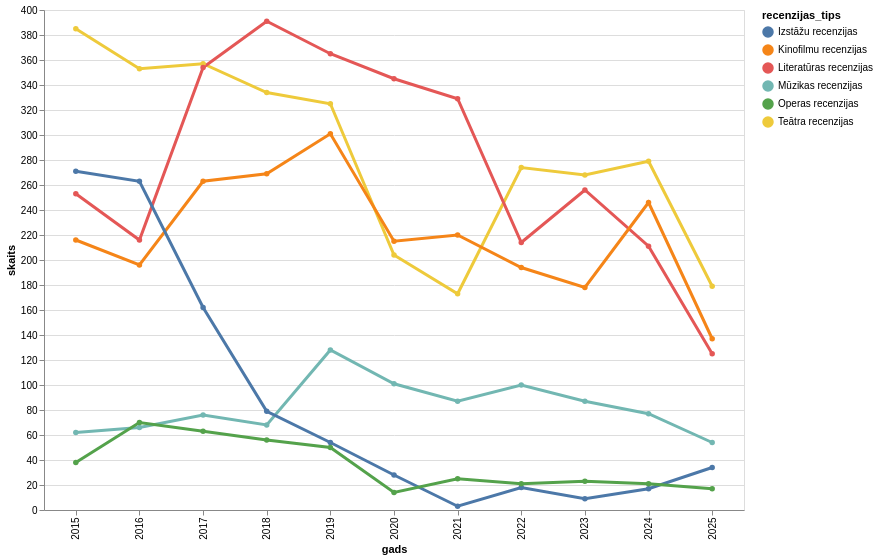

This figure's notebook cell:
### Code cell
# Line chart showing time series trends for each review type
line_chart = alt.Chart(time_series.query("gads >= 2015")).mark_line(
    strokeWidth=3,
    point=True
).encode(
    x=alt.X(
        'gads:O', 
        # title='gads',
        scale=alt.Scale(zero=False)
    ),
    y=alt.Y('skaits:Q', 
            scale=alt.Scale(zero=False)),
    color=alt.Color('recenzijas_tips:N'),
    # strokeDash=alt.StrokeDash('recenzijas_tips:N'),
    tooltip=['gads:O', 'skaits:Q', 'recenzijas_tips:N']
).properties(
    width=700,
    height=500,
).interactive()

line_chart

### Figure 1 — Vega-Lite specification as saved in the notebook (floating-point values rounded to 4 significant figures)
{"config": {"view": {"continuousWidth": 300, "continuousHeight": 300}}, "data": {"name": "data-976fa2577b67603c78e62150436b9872"}, "mark": {"type": "line", "point": true, "strokeWidth": 3}, "encoding": {"color": {"field": "recenzijas_tips", "type": "nominal"}, "tooltip": [{"field": "gads", "type": "ordinal"}, {"field": "skaits", "type": "quantitative"}, {"field": "recenzijas_tips", "type": "nominal"}], "x": {"field": "gads", "scale": {"zero": false}, "type": "ordinal"}, "y": {"field": "skaits", "scale": {"zero": false}, "type": "quantitative"}}, "height": 500, "params": [{"name": "param_14", "select": {"type": "interval", "encodings": ["x", "y"]}, "bind": "scales"}], "width": 700, "$schema": "https://vega.github.io/schema/vega-lite/v5.20.1.json", "datasets": {"data-976fa2577b67603c78e62150436b9872": [{"gads": 2015, "skaits": 385, "recenzijas_tips": "Teātra recenzijas"}, {"gads": 2016, "skaits": 353, "recenzijas_tips": "Teātra recenzijas"}, {"gads": 2017, "skaits": 357, "recenzijas_tips": "Teātra recenzijas"}, {"gads": 2018, "skaits": 334, "recenzijas_tips": "Teātra recenzijas"}, {"gads": 2019, "skaits": 325, "recenzijas_tips": "Teātra recenzijas"}, {"gads": 2020, "skaits": 204, "recenzijas_tips": "Teātra recenzijas"}, {"gads": 2021, "skaits": 173, "recenzijas_tips": "Teātra recenzijas"}, {"gads": 2022, "skaits": 274, "recenzijas_tips": "Teātra recenzijas"}, {"gads": 2023, "skaits": 268, "recenzijas_tips": "Teātra recenzijas"}, {"gads": 2024, "skaits": 279, "recenzijas_tips": "Teātra recenzijas"}, {"gads": 2025, "skaits": 179, "recenzijas_tips": "Teātra recenzijas"}, {"gads": 2015, "skaits": 253, "recenzijas_tips": "Literatūras recenzijas"}, {"gads": 2016, "skaits": 216, "recenzijas_tips": "Literatūras recenzijas"}, {"gads": 2017, "skaits": 354, "recenzijas_tips": "Literatūras recenzijas"}, {"gads": 2018, "skaits": 391, "recenzijas_tips": "Literatūras recenzijas"}, {"gads": 2019, "skaits": 365, "recenzijas_tips": "Literatūras recenzijas"}, {"gads": 2020, "skaits": 345, "recenzijas_tips": "Literatūras recenzijas"}, {"gads": 2021, "skaits": 329, "recenzijas_tips": "Literatūras recenzijas"}, {"gads": 2022, "skaits": 214, "recenzijas_tips": "Literatūras recenzijas"}, {"gads": 2023, "skaits": 256, "recenzijas_tips": "Literatūras recenzijas"}, {"gads": 2024, "skaits": 211, "recenzijas_tips": "Literatūras recenzijas"}, {"gads": 2025, "skaits": 125, "recenzijas_tips": "Literatūras recenzijas"}, {"gads": 2015, "skaits": 216, "recenzijas_tips": "Kinofilmu recenzijas"}, {"gads": 2016, "skaits": 196, "recenzijas_tips": "Kinofilmu recenzijas"}, {"gads": 2017, "skaits": 263, "recenzijas_tips": "Kinofilmu recenzijas"}, {"gads": 2018, "skaits": 269, "recenzijas_tips": "Kinofilmu recenzijas"}, {"gads": 2019, "skaits": 301, "recenzijas_tips": "Kinofilmu recenzijas"}, {"gads": 2020, "skaits": 215, "recenzijas_tips": "Kinofilmu recenzijas"}, {"gads": 2021, "skaits": 220, "recenzijas_tips": "Kinofilmu recenzijas"}, {"gads": 2022, "skaits": 194, "recenzijas_tips": "Kinofilmu recenzijas"}, {"gads": 2023, "skaits": 178, "recenzijas_tips": "Kinofilmu recenzijas"}, {"gads": 2024, "skaits": 246, "recenzijas_tips": "Kinofilmu recenzijas"}, {"gads": 2025, "skaits": 137, "recenzijas_tips": "Kinofilmu recenzijas"}, {"gads": 2015, "skaits": 62, "recenzijas_tips": "Mūzikas recenzijas"}, {"gads": 2016, "skaits": 66, "recenzijas_tips": "Mūzikas recenzijas"}, {"gads": 2017, "skaits": 76, "recenzijas_tips": "Mūzikas recenzijas"}, {"gads": 2018, "skaits": 68, "recenzijas_tips": "Mūzikas recenzijas"}, {"gads": 2019, "skaits": 128, "recenzijas_tips": "Mūzikas recenzijas"}, {"gads": 2020, "skaits": 101, "recenzijas_tips": "Mūzikas recenzijas"}, {"gads": 2021, "skaits": 87, "recenzijas_tips": "Mūzikas recenzijas"}, {"gads": 2022, "skaits": 100, "recenzijas_tips": "Mūzikas recenzijas"}, {"gads": 2023, "skaits": 87, "recenzijas_tips": "Mūzikas recenzijas"}, {"gads": 2024, "skaits": 77, "recenzijas_tips": "Mūzikas recenzijas"}, {"gads": 2025, "skaits": 54, "recenzijas_tips": "Mūzikas recenzijas"}, {"gads": 2015, "skaits": 271, "recenzijas_tips": "Izstāžu recenzijas"}, {"gads": 2016, "skaits": 263, "recenzijas_tips": "Izstāžu recenzijas"}, {"gads": 2017, "skaits": 162, "recenzijas_tips": "Izstāžu recenzijas"}, {"gads": 2018, "skaits": 79, "recenzijas_tips": "Izstāžu recenzijas"}, {"gads": 2019, "skaits": 54, "recenzijas_tips": "Izstāžu recenzijas"}, {"gads": 2020, "skaits": 28, "recenzijas_tips": "Izstāžu recenzijas"}, {"gads": 2021, "skaits": 3, "recenzijas_tips": "Izstāžu recenzijas"}, {"gads": 2022, "skaits": 18, "recenzijas_tips": "Izstāžu recenzijas"}, {"gads": 2023, "skaits": 9, "recenzijas_tips": "Izstāžu recenzijas"}, {"gads": 2024, "skaits": 17, "recenzijas_tips": "Izstāžu recenzijas"}, {"gads": 2025, "skaits": 34, "recenzijas_tips": "Izstāžu recenzijas"}, {"gads": 2015, "skaits": 38, "recenzijas_tips": "Operas recenzijas"}, {"gads": 2016, "skaits": 70, "recenzijas_tips": "Operas recenzijas"}, {"gads": 2017, "skaits": 63, "recenzijas_tips": "Operas recenzijas"}, {"gads": 2018, "skaits": 56, "recenzijas_tips": "Operas recenzijas"}, {"gads": 2019, "skaits": 50, "recenzijas_tips": "Operas recenzijas"}, {"gads": 2020, "skaits": 14, "recenzijas_tips": "Operas recenzijas"}, {"gads": 2021, "skaits": 25, "recenzijas_tips": "Operas recenzijas"}, {"gads": 2022, "skaits": 21, "recenzijas_tips": "Operas recenzijas"}, {"gads": 2023, "skaits": 23, "recenzijas_tips": "Operas recenzijas"}, {"gads": 2024, "skaits": 21, "recenzijas_tips": "Operas recenzijas"}, {"gads": 2025, "skaits": 17, "recenzijas_tips": "Operas recenzijas"}]}}
